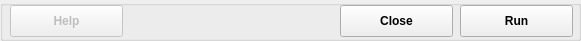
  <widget class="QGroupBox" name="groupBoxButtons">
   <property name="geometry">
    <rect>
     <x>15</x>
     <y>265</y>
     <width>581</width>
     <height>41</height>
    </rect>
   </property>
   <property name="title">
    <string/>
   </property>
   <widget class="QPushButton" name="pushButtonHelp">
    <property name="enabled">
     <bool>false</bool>
    </property>
    <property name="geometry">
     <rect>
      <x>10</x>
      <y>5</y>
      <width>113</width>
      <height>32</height>
     </rect>
    </property>
    <property name="font">
     <font>
      <weight>75</weight>
      <bold>true</bold>
     </font>
    </property>
    <property name="text">
     <string>Help</string>
    </property>
    <property name="autoDefault">
     <bool>false</bool>
    </property>
   </widget>
   <widget class="QPushButton" name="pushButtonClose">
    <property name="geometry">
     <rect>
      <x>340</x>
      <y>5</y>
      <width>113</width>
      <height>32</height>
     </rect>
    </property>
    <property name="font">
     <font>
      <weight>75</weight>
      <bold>true</bold>
     </font>
    </property>
    <property name="text">
     <string>Close</string>
    </property>
    <property name="autoDefault">
     <bool>false</bool>
    </property>
   </widget>
   <widget class="QPushButton" name="pushButtonRun">
    <property name="geometry">
     <rect>
      <x>460</x>
      <y>5</y>
      <width>113</width>
      <height>32</height>
     </rect>
    </property>
    <property name="font">
     <font>
      <weight>75</weight>
      <bold>true</bold>
     </font>
    </property>
    <property name="toolTip">
     <string/>
    </property>
    <property name="text">
     <string>Run</string>
    </property>
    <property name="autoDefault">
     <bool>false</bool>
    </property>
   </widget>
  </widget>
